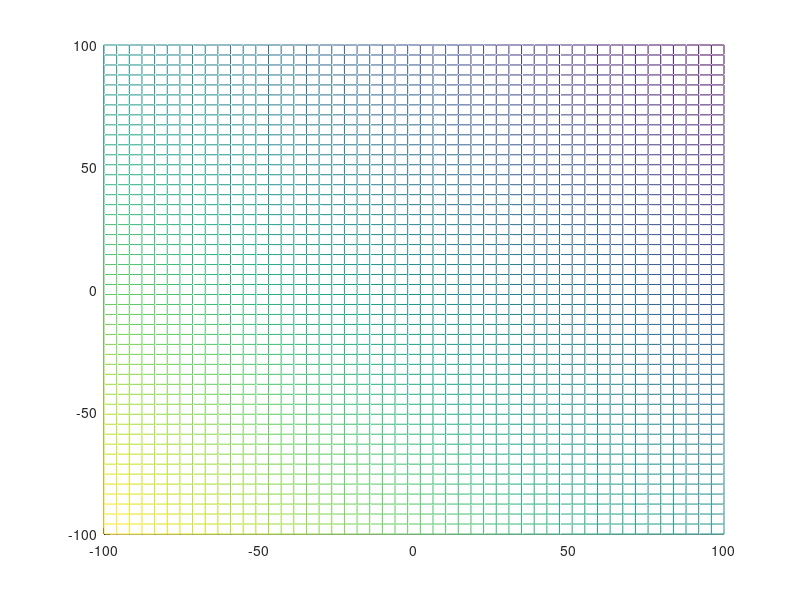

Write the MATLAB code that produced this figure. (Note: this script raises an error after producing the figure.)
% Script que crea graficos png y los guarda en Output - supName

currdir = pwd ;
plotfontsize = 22 ;

auxu = [1 0 1] ;
n = pi/12 ;

for k = 0:n:24*n
% Malla
tx = ty = linspace (-100, 100,50)' ;
[xx, yy] = meshgrid (tx, ty) ;
tz = -xx-yy+1 ;


figdef = figure ;

hold on


mesh (tx, ty, tz) 

plot3(u,v,-u-v+1,'k')

axis equal, grid on

R = [ cos(k) -sin(k) 0 ; ...
      sin(k)  cos(k) 0 ; ...
      0           0          1 ] ;

aux = auxu*R ;
view(aux) ;

title(['Grafica - Angulo ' sprintf('%4i', k*180/pi) ] );
labx=xlabel('u'); laby=ylabel('v'); labz=zlabel('z') ;
set(gca, 'linewidth', 1.2, 'fontsize', plotfontsize )
set(labx, "FontSize", plotfontsize); set(laby, "FontSize", plotfontsize) ;

cd(outputdir )
print( [ supName '_grafica_anngulo_' sprintf('%i', k*180/pi)] ,'-dpng') ;
cd(currdir)

  if printflag == 0  
    close(figdef) ;
  end

end

